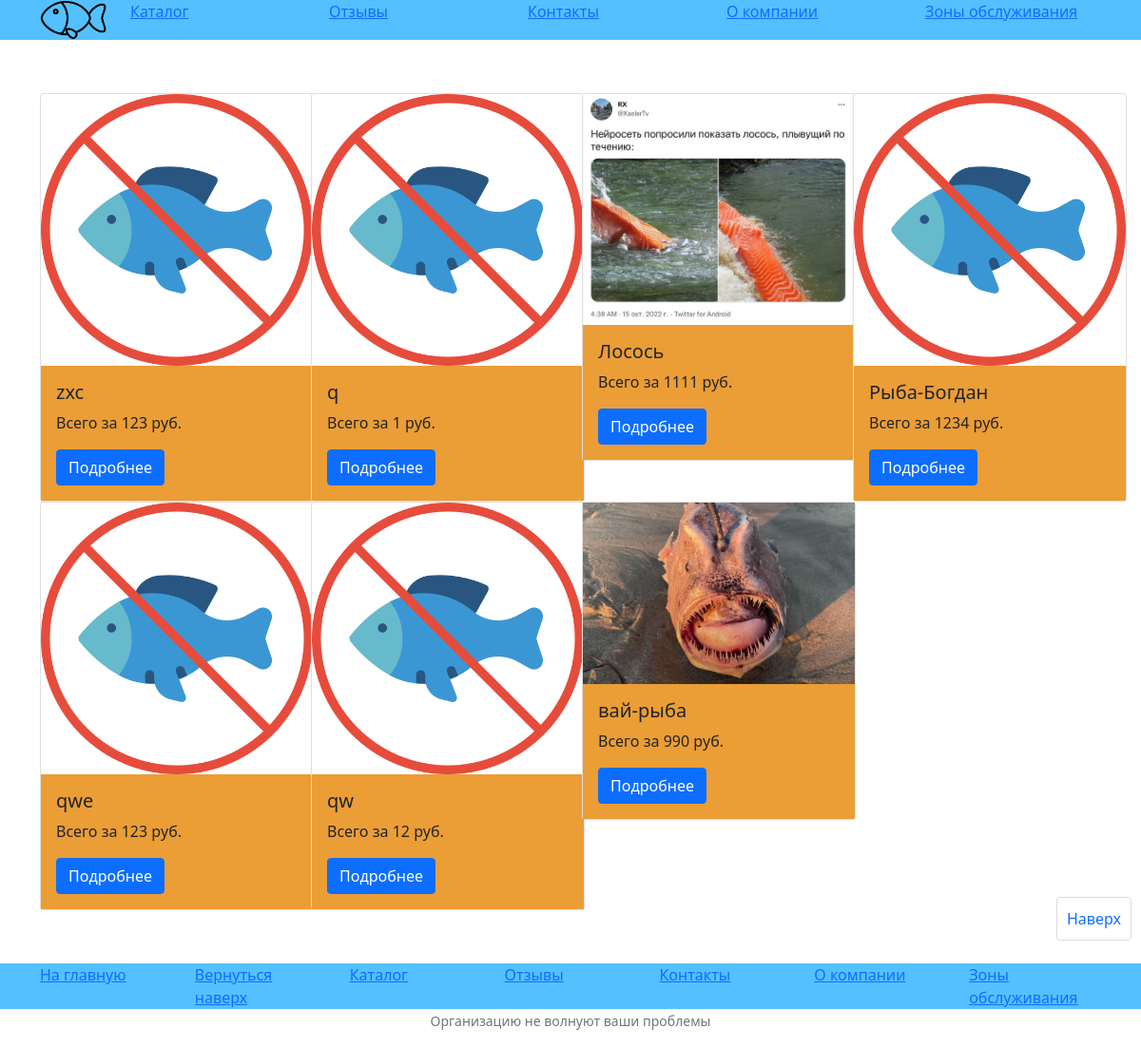
The app's page /, older data.
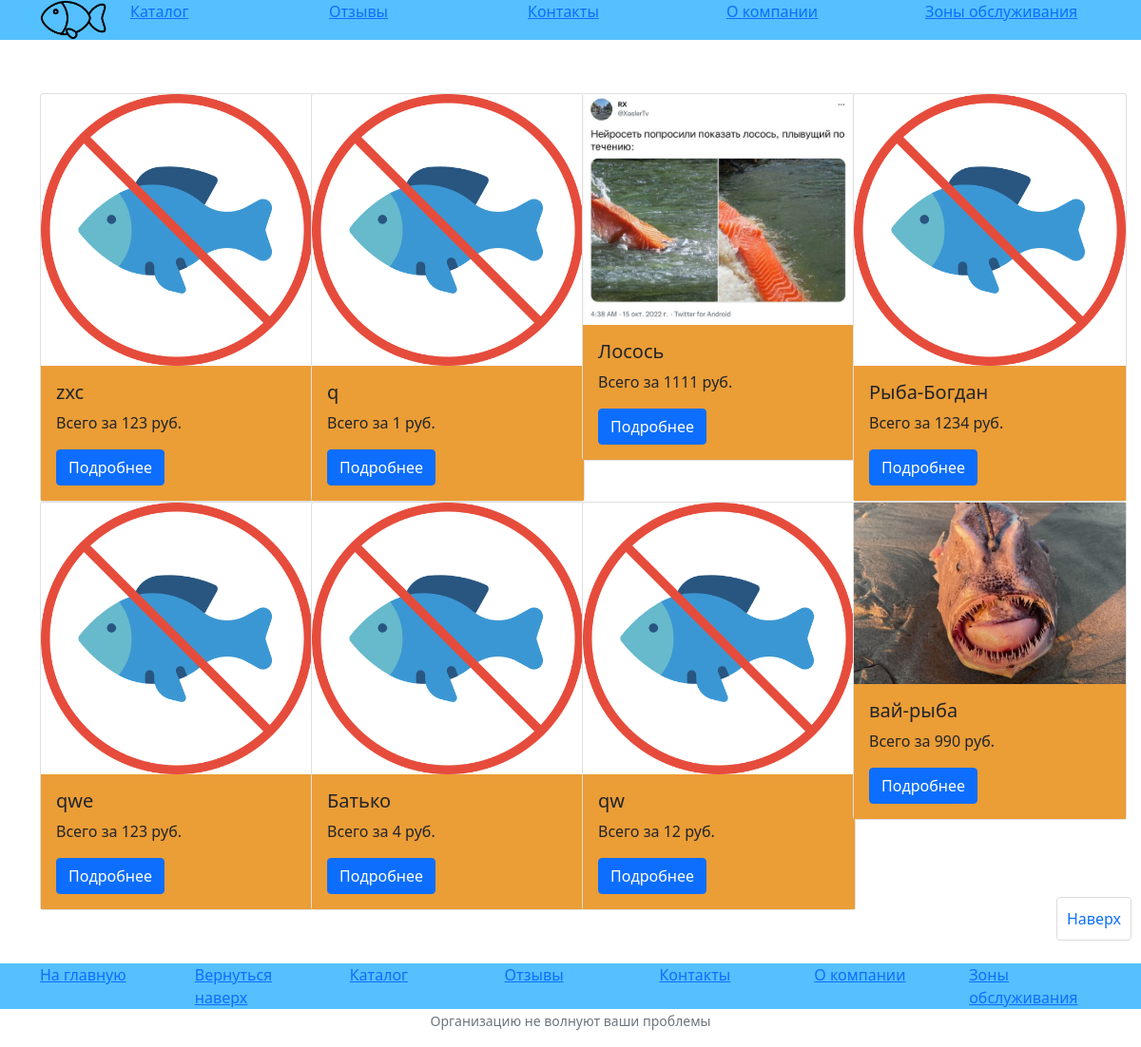
The same page, newer data.
### catalog/models.py (models this page shows, shortened)
class Fish(models.Model):
    name = models.CharField(max_length=255, help_text="Название рыбы")
    price = models.IntegerField(help_text="Стоимость рыбы")
    category = models.ForeignKey(Category, on_delete=models.DO_NOTHING)
    provider = models.ForeignKey(Provider, on_delete=models.DO_NOTHING, null=True)
    active = models.BooleanField(default=0)
    slug = models.SlugField(null=False, unique=True)
    image = models.ImageField(upload_to = 'uploads/%Y/%m/%d/', null = True, blank = True,)
    attributes = models.ManyToManyField(Attribute, through='FilterInfo', related_name='attributes')
    CreateDate = models.DateField(default=datetime.date.today)
    UpdateDate = models.DateField(null=True)

### catalog/views.py (the view)
# urls.py: path('', index, name = 'home'),
def index(request):
    random_fish = Fish.objects.order_by('?')[:12]
    return render (request,'index.html', {'random_fish':random_fish})

### catalog/templates/index.html
{% extends "base.html" %}
{% block content %}
{% load static %}
<div class="section">
    <div class="container">
        <div class="row">
            {% if random_fish %}
                {% for fish in random_fish %}
                    <div class="col-3">
                    <div class="inner-container">
                            <div class="card" style="width: 18rem;">
                                {% if fish.image %}
                                <a href="catalog/fish/{{ fish.slug }}" >
                                    <img class="img-fluid" src="/{{fish.image}}" class="card-img-top" alt="sample text">
                                </a>
                                {% else %}
                                <a href="catalog/fish/{{ fish.slug }}" >
                                    <img class="img-fluid" src="{% static 'fish_placeholder.png' %}" class="card-img-top" alt="sample text">
                                </a>
                                {%  endif %}
                                <div class="card-body" style="background-color: #EB9D36">
                                <h5 class="card-title">{{ fish.name }}</h5>
                                <p class="card-text">Всего за {{ fish.price }} руб.</p>
                                <a href="catalog/fish/{{ fish.slug }}" class="btn btn-primary">Подробнее</a>
                                </div>
                            </div>
                        </div>
                    </div>
                {% endfor %}
            {% else %}
                <p>There are no fish in the store. Eat meat</p>
            {% endif %}
        </div>
    </div>
  </div>
{% endblock %}

Row changes from the older to the newer data that the page shows:
added Fish: name "Батько", price "4"
